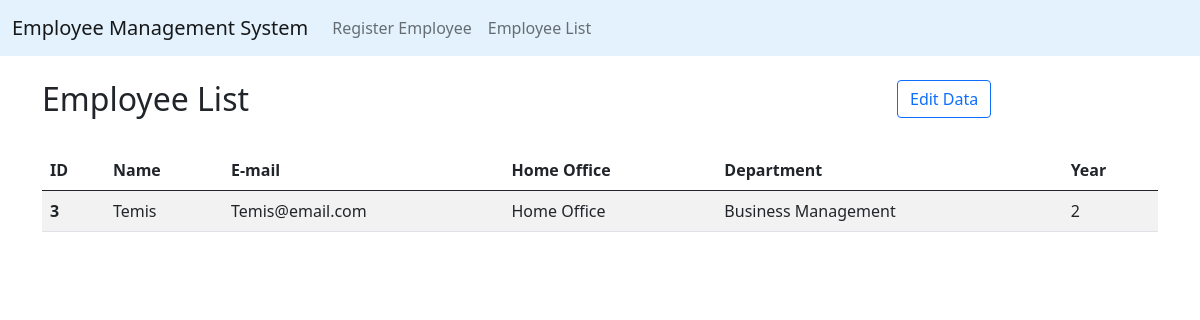
Page /employees/3 on the committed database.
### app.py (models this page shows, shortened)
class Employee(db.Model):
    id = db.Column(db.Integer, primary_key=True)
    name = db.Column(db.String(100), nullable=False)
    mail = db.Column(db.String(100), nullable=False)
    is_remote = db.Column(db.Boolean)
    department = db.Column(db.String(100))
    year = db.Column(db.Integer, default=0)
    created_at = db.Column(db.DateTime, nullable=False, default=datetime.utcnow)
    updated_at = db.Column(db.DateTime, nullable=False, default=datetime.utcnow, onupdate=datetime.utcnow)

### app.py (the view)
@app.route("/employees/<int:id>")
def employee_detail(id):
    employee = Employee.query.get_or_404(id)
    return render_template("employee_detail.html", employee=employee)

### templates/employee_detail.html
{% extends "base.html" %}
{% block body %}
<div class="container mt-4">
    <div class="row mb-4">
        <div class="col-9">
            <h2>Employee List</h2>
        </div>
        <div class="col-3">
            <a class="btn btn-outline-primary" href="{{ url_for('employee_edit', id=employee.id) }}" role="button">Edit Data</a>
        </div>
    </div>
    <table class="table table-striped">
        <thead>
            <tr>
                <th scope="col">ID</th>
                <th scope="col">Name</th>
                <th scope="col">E-mail</th>
                <th scope="col">Home Office</th>
                <th scope="col">Department</th>
                <th scope="col">Year</th>
            </tr>
        </thead>
        <tr>
            <th scope="row">{{ employee.id }}</th>
            <td>{{ employee.name }}</td>
            <td>{{ employee.mail }}</td>
            {% if employee.is_remote %}
                <td>Home Office</td>
            {% else %}
                <td>Office</td>
            {% endif %}
            <td>{{ employee.department}}</td>
            <td>{{ employee.year}}</td>
        </tr>
    </table>
</div>
{% endblock %}

### rows in the picture
Employee: id "3", name "Temis", mail "Temis@email.com", department "Business Management", year "2"
